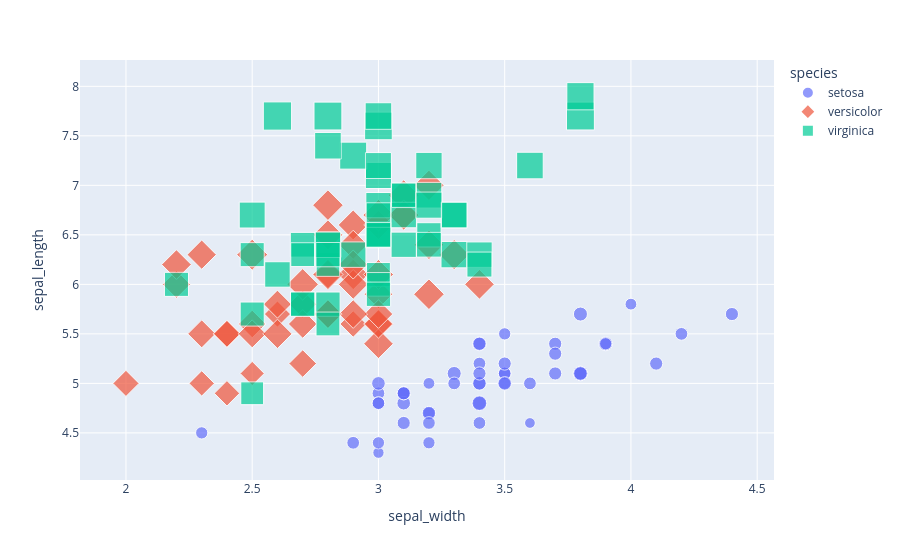

Here is the notebook cell this chart was saved with:
### Code cell
fig = px.scatter(df, x='sepal_width', y='sepal_length', color='species', size='petal_length', symbol='species')

fig.show()

### Figure 1 — Plotly figure (JSON) as saved in the notebook; plotly's stock layout.template omitted (floating-point values rounded to 4 significant figures)
{"data": [{"hovertemplate": "species=setosa<br>sepal_width=%{x}<br>sepal_length=%{y}<br>petal_length=%{marker.size}<extra></extra>", "legendgroup": "setosa", "marker": {"color": "#636efa", "size": [1.4, 1.4, 1.3, 1.5, 1.4, 1.7, 1.4, 1.5, 1.4, 1.5, 1.5, 1.6, 1.4, 1.1, 1.2, 1.5, 1.3, 1.4, 1.7, 1.5, 1.7, 1.5, 1.0, 1.7, 1.9, 1.6, 1.6, 1.5, 1.4, 1.6, 1.6, 1.5, 1.5, 1.4, 1.5, 1.2, 1.3, 1.5, 1.3, 1.5, 1.3, 1.3, 1.3, 1.6, 1.9, 1.4, 1.6, 1.4, 1.5, 1.4], "sizemode": "area", "sizeref": 0.01725, "symbol": "circle"}, "mode": "markers", "name": "setosa", "orientation": "v", "showlegend": true, "type": "scatter", "x": [3.5, 3.0, 3.2, 3.1, 3.6, 3.9, 3.4, 3.4, 2.9, 3.1, 3.7, 3.4, 3.0, 3.0, 4.0, 4.4, 3.9, 3.5, 3.8, 3.8, 3.4, 3.7, 3.6, 3.3, 3.4, 3.0, 3.4, 3.5, 3.4, 3.2, 3.1, 3.4, 4.1, 4.2, 3.1, 3.2, 3.5, 3.1, 3.0, 3.4, 3.5, 2.3, 3.2, 3.5, 3.8, 3.0, 3.8, 3.2, 3.7, 3.3], "xaxis": "x", "y": [5.1, 4.9, 4.7, 4.6, 5.0, 5.4, 4.6, 5.0, 4.4, 4.9, 5.4, 4.8, 4.8, 4.3, 5.8, 5.7, 5.4, 5.1, 5.7, 5.1, 5.4, 5.1, 4.6, 5.1, 4.8, 5.0, 5.0, 5.2, 5.2, 4.7, 4.8, 5.4, 5.2, 5.5, 4.9, 5.0, 5.5, 4.9, 4.4, 5.1, 5.0, 4.5, 4.4, 5.0, 5.1, 4.8, 5.1, 4.6, 5.3, 5.0], "yaxis": "y"}, {"hovertemplate": "species=versicolor<br>sepal_width=%{x}<br>sepal_length=%{y}<br>petal_length=%{marker.size}<extra></extra>", "legendgroup": "versicolor", "marker": {"color": "#EF553B", "size": [4.7, 4.5, 4.9, 4.0, 4.6, 4.5, 4.7, 3.3, 4.6, 3.9, 3.5, 4.2, 4.0, 4.7, 3.6, 4.4, 4.5, 4.1, 4.5, 3.9, 4.8, 4.0, 4.9, 4.7, 4.3, 4.4, 4.8, 5.0, 4.5, 3.5, 3.8, 3.7, 3.9, 5.1, 4.5, 4.5, 4.7, 4.4, 4.1, 4.0, 4.4, 4.6, 4.0, 3.3, 4.2, 4.2, 4.2, 4.3, 3.0, 4.1], "sizemode": "area", "sizeref": 0.01725, "symbol": "diamond"}, "mode": "markers", "name": "versicolor", "orientation": "v", "showlegend": true, "type": "scatter", "x": [3.2, 3.2, 3.1, 2.3, 2.8, 2.8, 3.3, 2.4, 2.9, 2.7, 2.0, 3.0, 2.2, 2.9, 2.9, 3.1, 3.0, 2.7, 2.2, 2.5, 3.2, 2.8, 2.5, 2.8, 2.9, 3.0, 2.8, 3.0, 2.9, 2.6, 2.4, 2.4, 2.7, 2.7, 3.0, 3.4, 3.1, 2.3, 3.0, 2.5, 2.6, 3.0, 2.6, 2.3, 2.7, 3.0, 2.9, 2.9, 2.5, 2.8], "xaxis": "x", "y": [7.0, 6.4, 6.9, 5.5, 6.5, 5.7, 6.3, 4.9, 6.6, 5.2, 5.0, 5.9, 6.0, 6.1, 5.6, 6.7, 5.6, 5.8, 6.2, 5.6, 5.9, 6.1, 6.3, 6.1, 6.4, 6.6, 6.8, 6.7, 6.0, 5.7, 5.5, 5.5, 5.8, 6.0, 5.4, 6.0, 6.7, 6.3, 5.6, 5.5, 5.5, 6.1, 5.8, 5.0, 5.6, 5.7, 5.7, 6.2, 5.1, 5.7], "yaxis": "y"}, {"hovertemplate": "species=virginica<br>sepal_width=%{x}<br>sepal_length=%{y}<br>petal_length=%{marker.size}<extra></extra>", "legendgroup": "virginica", "marker": {"color": "#00cc96", "size": [6.0, 5.1, 5.9, 5.6, 5.8, 6.6, 4.5, 6.3, 5.8, 6.1, 5.1, 5.3, 5.5, 5.0, 5.1, 5.3, 5.5, 6.7, 6.9, 5.0, 5.7, 4.9, 6.7, 4.9, 5.7, 6.0, 4.8, 4.9, 5.6, 5.8, 6.1, 6.4, 5.6, 5.1, 5.6, 6.1, 5.6, 5.5, 4.8, 5.4, 5.6, 5.1, 5.1, 5.9, 5.7, 5.2, 5.0, 5.2, 5.4, 5.1], "sizemode": "area", "sizeref": 0.01725, "symbol": "square"}, "mode": "markers", "name": "virginica", "orientation": "v", "showlegend": true, "type": "scatter", "x": [3.3, 2.7, 3.0, 2.9, 3.0, 3.0, 2.5, 2.9, 2.5, 3.6, 3.2, 2.7, 3.0, 2.5, 2.8, 3.2, 3.0, 3.8, 2.6, 2.2, 3.2, 2.8, 2.8, 2.7, 3.3, 3.2, 2.8, 3.0, 2.8, 3.0, 2.8, 3.8, 2.8, 2.8, 2.6, 3.0, 3.4, 3.1, 3.0, 3.1, 3.1, 3.1, 2.7, 3.2, 3.3, 3.0, 2.5, 3.0, 3.4, 3.0], "xaxis": "x", "y": [6.3, 5.8, 7.1, 6.3, 6.5, 7.6, 4.9, 7.3, 6.7, 7.2, 6.5, 6.4, 6.8, 5.7, 5.8, 6.4, 6.5, 7.7, 7.7, 6.0, 6.9, 5.6, 7.7, 6.3, 6.7, 7.2, 6.2, 6.1, 6.4, 7.2, 7.4, 7.9, 6.4, 6.3, 6.1, 7.7, 6.3, 6.4, 6.0, 6.9, 6.7, 6.9, 5.8, 6.8, 6.7, 6.7, 6.3, 6.5, 6.2, 5.9], "yaxis": "y"}], "layout": {"legend": {"itemsizing": "constant", "title": {"text": "species"}, "tracegroupgap": 0}, "margin": {"t": 60}, "xaxis": {"anchor": "y", "domain": [0, 1], "title": {"text": "sepal_width"}}, "yaxis": {"anchor": "x", "domain": [0, 1], "title": {"text": "sepal_length"}}}}
